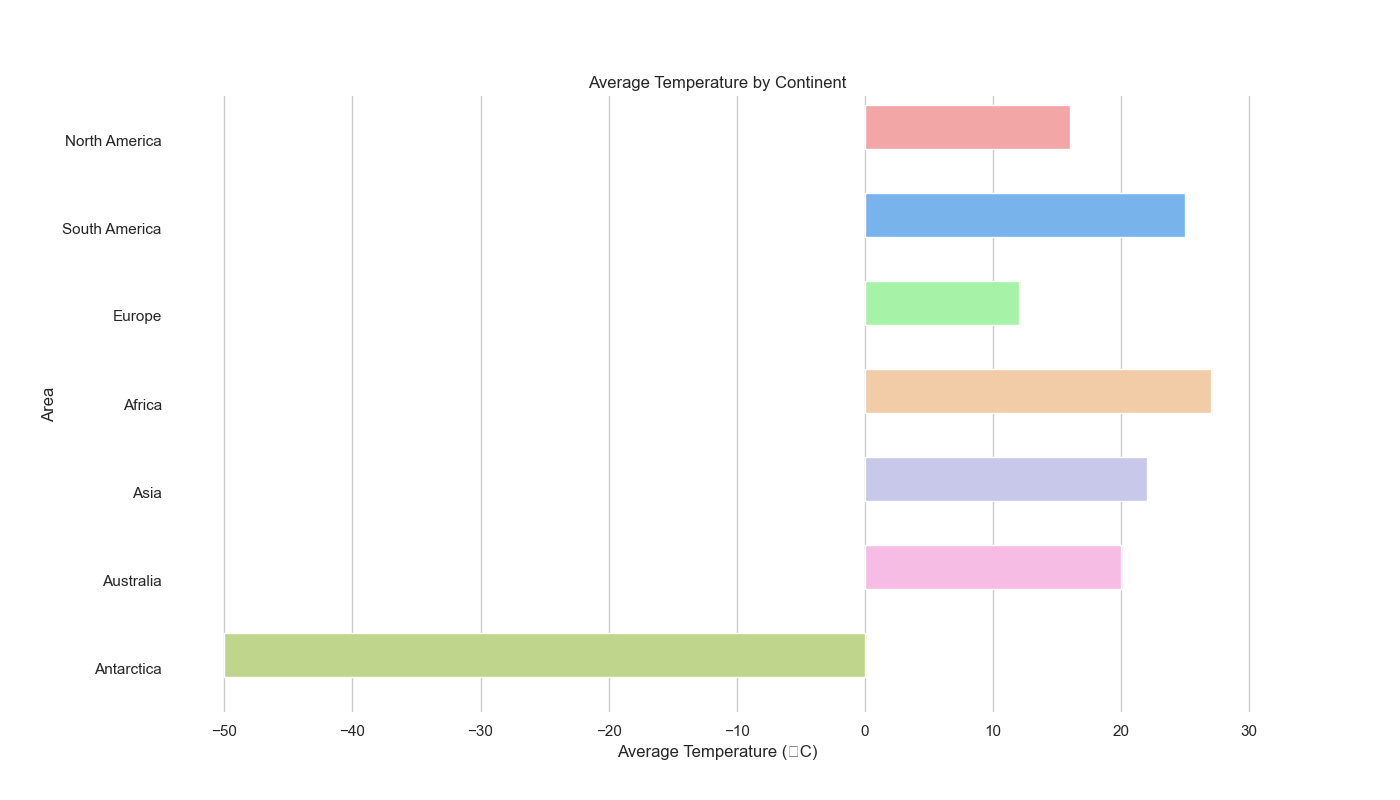

Here is the Python script that generated this plot:

import seaborn as sns
import pandas as pd
import matplotlib.pyplot as plt

# Data
data = {
    'Area': ['North America', 'South America', 'Europe', 'Africa', 'Asia', 'Australia', 'Antarctica'],
    'Average_Temperature': [16, 25, 12, 27, 22, 20, -50]
}

df = pd.DataFrame(data)

# Plot
plt.figure(figsize=(14, 8))  # Width and height modification
sns.barplot(x="Average_Temperature", y="Area", data=df,
            palette=['#ff9999', '#66b3ff', '#99ff99', '#ffcc99', '#c2c2f0', '#ffb3e6', '#c4e17f'],
            dodge=False)  # Color modification using specific color codes

# Set the bars' height
for bar in plt.gca().patches:
    bar.set_height(0.5)  # Height of bars when horizontal

plt.xlabel('Average Temperature (°C)')
plt.ylabel('Area')
plt.title('Average Temperature by Continent')
sns.despine(left=True, bottom=True)  # Cleaning up the plot
plt.show()
